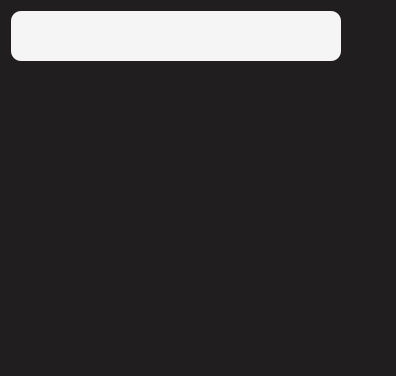
<?xml version="1.0" encoding="UTF-8"?>
<ui version="4.0">
 <class>ChatList</class>
 <widget class="QWidget" name="ChatList">
  <property name="geometry">
   <rect>
    <x>0</x>
    <y>0</y>
    <width>396</width>
    <height>376</height>
   </rect>
  </property>
  <property name="windowTitle">
   <string>Form</string>
  </property>
  <property name="styleSheet">
   <string notr="true">QWidget {
	background-color: rgb(32, 30, 30);
	border-radius: 10px;
}</string>
  </property>
  <layout class="QGridLayout" name="gridLayout">
   <item row="0" column="0">
    <widget class="QLineEdit" name="searchEdit">
     <property name="minimumSize">
      <size>
       <width>0</width>
       <height>50</height>
      </size>
     </property>
     <property name="maximumSize">
      <size>
       <width>16777215</width>
       <height>50</height>
      </size>
     </property>
     <property name="styleSheet">
      <string notr="true">QLineEdit#searchEdit {
	background-color: rgb(245, 245, 245);
	width: 300px;
	color: rgb(48, 48, 48);
	padding-left: 10px;
	border-radius: 10px;
	font-size: 20px;
}</string>
     </property>
     <property name="maxLength">
      <number>40</number>
     </property>
    </widget>
   </item>
   <item row="0" column="1">
    <widget class="QPushButton" name="createChatButton">
     <property name="minimumSize">
      <size>
       <width>0</width>
       <height>50</height>
      </size>
     </property>
     <property name="maximumSize">
      <size>
       <width>50</width>
       <height>50</height>
      </size>
     </property>
     <property name="cursor">
      <cursorShape>PointingHandCursor</cursorShape>
     </property>
     <property name="toolTip">
      <string>Создать канал.</string>
     </property>
     <property name="text">
      <string/>
     </property>
     <property name="icon">
      <iconset resource="client.qrc">
       <normaloff>:/resources/add_icon.png</normaloff>:/resources/add_icon.png</iconset>
     </property>
     <property name="iconSize">
      <size>
       <width>50</width>
       <height>50</height>
      </size>
     </property>
     <property name="flat">
      <bool>true</bool>
     </property>
    </widget>
   </item>
   <item row="1" column="0" colspan="3">
    <widget class="QScrollArea" name="scrollArea">
     <property name="widgetResizable">
      <bool>true</bool>
     </property>
     <widget class="QWidget" name="scrollAreaWidgetContents">
      <property name="geometry">
       <rect>
        <x>0</x>
        <y>0</y>
        <width>374</width>
        <height>297</height>
       </rect>
      </property>
     </widget>
    </widget>
   </item>
  </layout>
 </widget>
 <resources>
  <include location="client.qrc"/>
 </resources>
 <connections/>
</ui>
